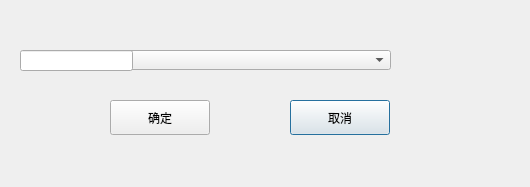
<?xml version="1.0" encoding="UTF-8"?>
<ui version="4.0">
 <class>FindPage</class>
 <widget class="QDialog" name="FindPage">
  <property name="geometry">
   <rect>
    <x>0</x>
    <y>0</y>
    <width>530</width>
    <height>187</height>
   </rect>
  </property>
  <property name="windowTitle">
   <string>查找界面</string>
  </property>
  <widget class="QComboBox" name="comboBox">
   <property name="geometry">
    <rect>
     <x>110</x>
     <y>50</y>
     <width>281</width>
     <height>20</height>
    </rect>
   </property>
   <property name="frame">
    <bool>true</bool>
   </property>
  </widget>
  <widget class="QPushButton" name="comfirm">
   <property name="geometry">
    <rect>
     <x>110</x>
     <y>100</y>
     <width>100</width>
     <height>35</height>
    </rect>
   </property>
   <property name="text">
    <string>确定</string>
   </property>
   <property name="autoDefault">
    <bool>false</bool>
   </property>
  </widget>
  <widget class="QPushButton" name="cancel">
   <property name="geometry">
    <rect>
     <x>290</x>
     <y>100</y>
     <width>100</width>
     <height>35</height>
    </rect>
   </property>
   <property name="autoFillBackground">
    <bool>false</bool>
   </property>
   <property name="text">
    <string>取消</string>
   </property>
   <property name="autoRepeat">
    <bool>false</bool>
   </property>
   <property name="autoDefault">
    <bool>true</bool>
   </property>
   <property name="default">
    <bool>false</bool>
   </property>
   <property name="flat">
    <bool>false</bool>
   </property>
  </widget>
  <widget class="QLineEdit" name="lineEdit">
   <property name="geometry">
    <rect>
     <x>20</x>
     <y>50</y>
     <width>113</width>
     <height>21</height>
    </rect>
   </property>
  </widget>
 </widget>
 <resources/>
 <connections/>
</ui>
